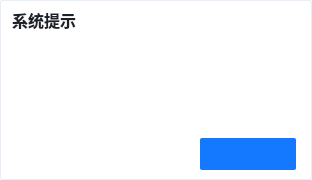
<?xml version="1.0" encoding="UTF-8"?>
<ui version="4.0">
 <class>MessageDlg</class>
 <widget class="QWidget" name="MessageDlg">
  <property name="geometry">
   <rect>
    <x>0</x>
    <y>0</y>
    <width>312</width>
    <height>180</height>
   </rect>
  </property>
  <property name="minimumSize">
   <size>
    <width>312</width>
    <height>180</height>
   </size>
  </property>
  <property name="windowTitle">
   <string>Form</string>
  </property>
  <property name="styleSheet">
   <string notr="true">background: #FFFFFF;
border-radius: 2px;
border: 1px solid #E9EEF5;</string>
  </property>
  <layout class="QVBoxLayout" name="verticalLayout_3">
   <property name="spacing">
    <number>0</number>
   </property>
   <property name="leftMargin">
    <number>0</number>
   </property>
   <property name="topMargin">
    <number>0</number>
   </property>
   <property name="rightMargin">
    <number>0</number>
   </property>
   <property name="bottomMargin">
    <number>0</number>
   </property>
   <item>
    <widget class="QWidget" name="widget_title" native="true">
     <property name="minimumSize">
      <size>
       <width>0</width>
       <height>40</height>
      </size>
     </property>
     <property name="maximumSize">
      <size>
       <width>16777215</width>
       <height>40</height>
      </size>
     </property>
     <property name="styleSheet">
      <string notr="true">
border-top-left-radius:2px;
border-top-right-radius:2px;
border:none;
background:transparent;</string>
     </property>
     <layout class="QHBoxLayout" name="horizontalLayout">
      <property name="spacing">
       <number>8</number>
      </property>
      <property name="leftMargin">
       <number>12</number>
      </property>
      <property name="topMargin">
       <number>8</number>
      </property>
      <property name="rightMargin">
       <number>6</number>
      </property>
      <property name="bottomMargin">
       <number>8</number>
      </property>
      <item>
       <widget class="QLabel" name="label">
        <property name="styleSheet">
         <string notr="true">font-size: 16px;
font-weight: 500;
color: #1D2129;
line-height: 22px;</string>
        </property>
        <property name="text">
         <string>系统提示</string>
        </property>
       </widget>
      </item>
      <item>
       <spacer name="horizontalSpacer">
        <property name="orientation">
         <enum>Qt::Horizontal</enum>
        </property>
        <property name="sizeHint" stdset="0">
         <size>
          <width>21</width>
          <height>19</height>
         </size>
        </property>
       </spacer>
      </item>
      <item>
       <widget class="QPushButton" name="btn_close">
        <property name="minimumSize">
         <size>
          <width>16</width>
          <height>16</height>
         </size>
        </property>
        <property name="maximumSize">
         <size>
          <width>16</width>
          <height>16</height>
         </size>
        </property>
        <property name="styleSheet">
         <string notr="true">border-image: url(:/icons/images/login_account_error_right.png);</string>
        </property>
        <property name="text">
         <string/>
        </property>
       </widget>
      </item>
     </layout>
    </widget>
   </item>
   <item>
    <widget class="QWidget" name="widget_2" native="true">
     <property name="styleSheet">
      <string notr="true">background:transparent;
border:none;</string>
     </property>
     <layout class="QVBoxLayout" name="verticalLayout_2">
      <property name="spacing">
       <number>0</number>
      </property>
      <property name="leftMargin">
       <number>16</number>
      </property>
      <property name="topMargin">
       <number>0</number>
      </property>
      <property name="rightMargin">
       <number>16</number>
      </property>
      <property name="bottomMargin">
       <number>42</number>
      </property>
      <item>
       <spacer name="verticalSpacer">
        <property name="orientation">
         <enum>Qt::Vertical</enum>
        </property>
        <property name="sizeHint" stdset="0">
         <size>
          <width>20</width>
          <height>0</height>
         </size>
        </property>
       </spacer>
      </item>
      <item>
       <widget class="QWidget" name="widget_info" native="true">
        <property name="styleSheet">
         <string notr="true">border:none;
background:transparent;</string>
        </property>
        <layout class="QHBoxLayout" name="horizontalLayout_2">
         <property name="spacing">
          <number>8</number>
         </property>
         <property name="leftMargin">
          <number>8</number>
         </property>
         <property name="topMargin">
          <number>0</number>
         </property>
         <property name="rightMargin">
          <number>0</number>
         </property>
         <property name="bottomMargin">
          <number>0</number>
         </property>
         <item>
          <widget class="QPushButton" name="btn_icon">
           <property name="minimumSize">
            <size>
             <width>24</width>
             <height>24</height>
            </size>
           </property>
           <property name="maximumSize">
            <size>
             <width>24</width>
             <height>24</height>
            </size>
           </property>
           <property name="text">
            <string/>
           </property>
          </widget>
         </item>
         <item>
          <widget class="QLabel" name="label_info">
           <property name="styleSheet">
            <string notr="true">font-size: 16px;
font-weight: 400;
color: #4E5969;
line-height: 22px;</string>
           </property>
           <property name="text">
            <string/>
           </property>
          </widget>
         </item>
        </layout>
       </widget>
      </item>
     </layout>
    </widget>
   </item>
   <item>
    <widget class="QWidget" name="widget_3" native="true">
     <property name="styleSheet">
      <string notr="true">#widget_3{
border:none;
background:transparent;
}

</string>
     </property>
     <layout class="QHBoxLayout" name="horizontalLayout_3">
      <property name="spacing">
       <number>16</number>
      </property>
      <property name="leftMargin">
       <number>0</number>
      </property>
      <property name="topMargin">
       <number>0</number>
      </property>
      <property name="rightMargin">
       <number>16</number>
      </property>
      <property name="bottomMargin">
       <number>10</number>
      </property>
      <item>
       <spacer name="horizontalSpacer_2">
        <property name="orientation">
         <enum>Qt::Horizontal</enum>
        </property>
        <property name="sizeHint" stdset="0">
         <size>
          <width>71</width>
          <height>20</height>
         </size>
        </property>
       </spacer>
      </item>
      <item>
       <widget class="QPushButton" name="btn_ok">
        <property name="enabled">
         <bool>true</bool>
        </property>
        <property name="minimumSize">
         <size>
          <width>96</width>
          <height>32</height>
         </size>
        </property>
        <property name="maximumSize">
         <size>
          <width>96</width>
          <height>32</height>
         </size>
        </property>
        <property name="styleSheet">
         <string notr="true">QPushButton
{
background: #1479FF;
border-radius: 2px;
font-size: 14px;
font-weight: 400;
color: #FFFFFF;
line-height: 0px;
border:none;
}

QPushButton::disabled
{
background: #E8EBEE;
font-size: 14px;
font-weight: 400;
color: #C9CDD4;
line-height: 0px;
}</string>
        </property>
        <property name="text">
         <string/>
        </property>
       </widget>
      </item>
     </layout>
    </widget>
   </item>
  </layout>
 </widget>
 <resources/>
 <connections/>
</ui>
